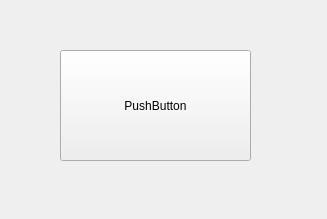
<?xml version="1.0" encoding="UTF-8"?>
<ui version="4.0">
 <class>Foo</class>
 <widget class="QWidget" name="Foo">
  <property name="geometry">
   <rect>
    <x>0</x>
    <y>0</y>
    <width>327</width>
    <height>219</height>
   </rect>
  </property>
  <property name="windowTitle">
   <string>Form</string>
  </property>
  <widget class="QPushButton" name="pushButton">
   <property name="geometry">
    <rect>
     <x>60</x>
     <y>50</y>
     <width>191</width>
     <height>111</height>
    </rect>
   </property>
   <property name="text">
    <string>PushButton</string>
   </property>
  </widget>
 </widget>
 <resources/>
 <connections/>
</ui>
